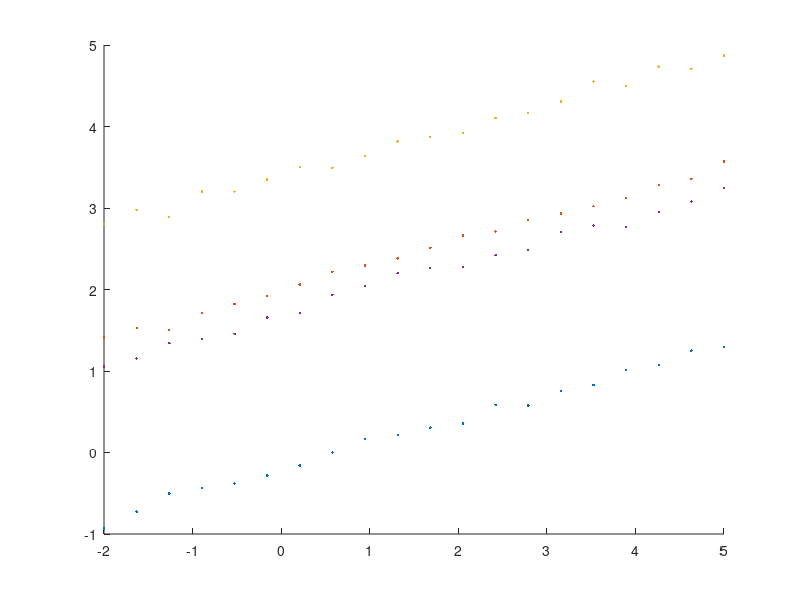

Write MATLAB code to recreate this figure. (Note: this script raises an error after producing the figure.)
% Example for the global fit class (GlobalFitSimple)

% Consider multiple datasets with a linear dependence on the independent
% variable, all with the same slope but different vertical positions.
% Perform a global fit of the parameters of the linear function.

clear all
close all

rng(1)  % Set a seed for the random number generation (for reproducibility)

model = @(x, p) p(1)*x + p(2);  % Linear function

% Parameters for the simulated datasets
% Four datasets (one row per dataset): shifted lines
pars = [0.3, -0.2;
        0.3, 2;
        0.3, 3.4;
        0.3, 1.7];

N = 20;  % Points per line
noise = 0.05;  % Absolute noise level

% Generate and plot data
figure()
hold on
for i=1:size(pars, 1)
    xData{i} = linspace(-2, 5, N);
    yData{i} = model(xData{i}, pars(i,:)) + noise*randn(size(xData{i}));
    plot(xData{i}, yData{i}, '.')
end
hold off


gf = GlobalFitSimple();  % Instantiate the class
gf.setData(xData, yData);  % Set the data to fit
% 2 -> number of parameters. The last array tells whether a parameter is local or global
gf.setModel(model, 2, [1 0])
gf.setStart(pars)  % Set start point (for all data)
gf.fit()  % Run the fit!
fit_pars = gf.getFittedParameters()  % Retrieve the fitted parameters...
fit_errs = gf.getParamersErrors()  % ...and their errors

% Evaluate and plot the fit
hold on
for i=1:size(pars, 1)
    yData{i} = model(xData{i}, fit_pars(i,:));
    plot(xData{i}, yData{i}, '-')
end
hold off